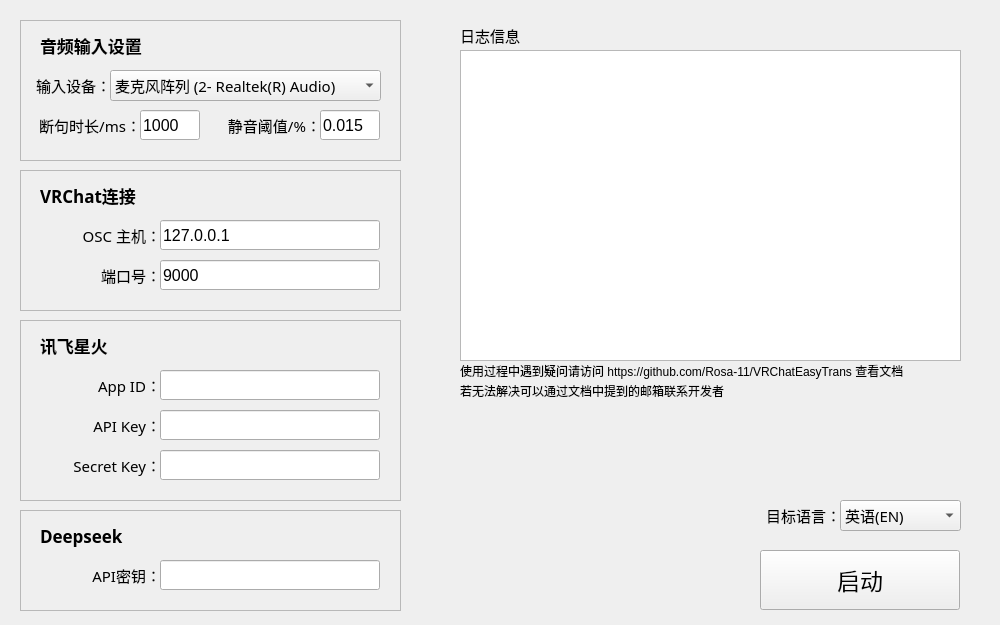
<?xml version="1.0" encoding="UTF-8"?>
<ui version="4.0">
 <class>MainWindow</class>
 <widget class="QMainWindow" name="MainWindow">
  <property name="geometry">
   <rect>
    <x>0</x>
    <y>0</y>
    <width>1000</width>
    <height>625</height>
   </rect>
  </property>
  <property name="sizePolicy">
   <sizepolicy hsizetype="Fixed" vsizetype="Fixed">
    <horstretch>0</horstretch>
    <verstretch>0</verstretch>
   </sizepolicy>
  </property>
  <property name="minimumSize">
   <size>
    <width>1000</width>
    <height>625</height>
   </size>
  </property>
  <property name="maximumSize">
   <size>
    <width>1000</width>
    <height>625</height>
   </size>
  </property>
  <property name="cursor">
   <cursorShape>ArrowCursor</cursorShape>
  </property>
  <property name="windowTitle">
   <string>VRCEasyTrans</string>
  </property>
  <widget class="QWidget" name="centralwidget">
   <widget class="QPushButton" name="launchButton">
    <property name="geometry">
     <rect>
      <x>760</x>
      <y>550</y>
      <width>200</width>
      <height>60</height>
     </rect>
    </property>
    <property name="sizePolicy">
     <sizepolicy hsizetype="Fixed" vsizetype="Fixed">
      <horstretch>0</horstretch>
      <verstretch>0</verstretch>
     </sizepolicy>
    </property>
    <property name="minimumSize">
     <size>
      <width>200</width>
      <height>60</height>
     </size>
    </property>
    <property name="maximumSize">
     <size>
      <width>200</width>
      <height>60</height>
     </size>
    </property>
    <property name="baseSize">
     <size>
      <width>180</width>
      <height>50</height>
     </size>
    </property>
    <property name="font">
     <font>
      <family>微软雅黑</family>
      <pointsize>17</pointsize>
      <bold>false</bold>
      <kerning>true</kerning>
     </font>
    </property>
    <property name="cursor">
     <cursorShape>PointingHandCursor</cursorShape>
    </property>
    <property name="text">
     <string>       启动       </string>
    </property>
   </widget>
   <widget class="QFrame" name="oscFrame">
    <property name="geometry">
     <rect>
      <x>20</x>
      <y>170</y>
      <width>381</width>
      <height>141</height>
     </rect>
    </property>
    <property name="frameShape">
     <enum>QFrame::Shape::StyledPanel</enum>
    </property>
    <property name="frameShadow">
     <enum>QFrame::Shadow::Plain</enum>
    </property>
    <widget class="QLabel" name="label_4">
     <property name="geometry">
      <rect>
       <x>20</x>
       <y>10</y>
       <width>151</width>
       <height>31</height>
      </rect>
     </property>
     <property name="font">
      <font>
       <family>微软雅黑</family>
       <pointsize>13</pointsize>
       <bold>true</bold>
      </font>
     </property>
     <property name="text">
      <string>VRChat连接</string>
     </property>
     <property name="alignment">
      <set>Qt::AlignmentFlag::AlignLeading|Qt::AlignmentFlag::AlignLeft|Qt::AlignmentFlag::AlignVCenter</set>
     </property>
    </widget>
    <widget class="QLabel" name="label_3">
     <property name="geometry">
      <rect>
       <x>60</x>
       <y>90</y>
       <width>81</width>
       <height>31</height>
      </rect>
     </property>
     <property name="font">
      <font>
       <family>微软雅黑</family>
       <pointsize>11</pointsize>
       <bold>false</bold>
      </font>
     </property>
     <property name="text">
      <string>端口号：</string>
     </property>
     <property name="alignment">
      <set>Qt::AlignmentFlag::AlignRight|Qt::AlignmentFlag::AlignTrailing|Qt::AlignmentFlag::AlignVCenter</set>
     </property>
    </widget>
    <widget class="QLabel" name="label_2">
     <property name="geometry">
      <rect>
       <x>60</x>
       <y>50</y>
       <width>81</width>
       <height>31</height>
      </rect>
     </property>
     <property name="font">
      <font>
       <family>微软雅黑</family>
       <pointsize>11</pointsize>
       <bold>false</bold>
      </font>
     </property>
     <property name="text">
      <string>OSC 主机：</string>
     </property>
     <property name="alignment">
      <set>Qt::AlignmentFlag::AlignRight|Qt::AlignmentFlag::AlignTrailing|Qt::AlignmentFlag::AlignVCenter</set>
     </property>
    </widget>
    <widget class="QLineEdit" name="oscPortInput">
     <property name="geometry">
      <rect>
       <x>140</x>
       <y>90</y>
       <width>220</width>
       <height>30</height>
      </rect>
     </property>
     <property name="sizePolicy">
      <sizepolicy hsizetype="Fixed" vsizetype="Fixed">
       <horstretch>0</horstretch>
       <verstretch>0</verstretch>
      </sizepolicy>
     </property>
     <property name="minimumSize">
      <size>
       <width>149</width>
       <height>30</height>
      </size>
     </property>
     <property name="maximumSize">
      <size>
       <width>220</width>
       <height>30</height>
      </size>
     </property>
     <property name="font">
      <font>
       <pointsize>12</pointsize>
      </font>
     </property>
     <property name="text">
      <string>9000</string>
     </property>
     <property name="maxLength">
      <number>60</number>
     </property>
    </widget>
    <widget class="QLineEdit" name="oscHostInput">
     <property name="geometry">
      <rect>
       <x>140</x>
       <y>50</y>
       <width>220</width>
       <height>30</height>
      </rect>
     </property>
     <property name="sizePolicy">
      <sizepolicy hsizetype="Fixed" vsizetype="Fixed">
       <horstretch>0</horstretch>
       <verstretch>0</verstretch>
      </sizepolicy>
     </property>
     <property name="minimumSize">
      <size>
       <width>149</width>
       <height>30</height>
      </size>
     </property>
     <property name="maximumSize">
      <size>
       <width>220</width>
       <height>30</height>
      </size>
     </property>
     <property name="font">
      <font>
       <pointsize>12</pointsize>
      </font>
     </property>
     <property name="text">
      <string>127.0.0.1</string>
     </property>
     <property name="maxLength">
      <number>60</number>
     </property>
    </widget>
   </widget>
   <widget class="QFrame" name="deepseekFrame">
    <property name="geometry">
     <rect>
      <x>20</x>
      <y>510</y>
      <width>381</width>
      <height>101</height>
     </rect>
    </property>
    <property name="frameShape">
     <enum>QFrame::Shape::StyledPanel</enum>
    </property>
    <property name="frameShadow">
     <enum>QFrame::Shadow::Plain</enum>
    </property>
    <widget class="QLabel" name="label_11">
     <property name="geometry">
      <rect>
       <x>20</x>
       <y>10</y>
       <width>151</width>
       <height>31</height>
      </rect>
     </property>
     <property name="font">
      <font>
       <family>微软雅黑</family>
       <pointsize>13</pointsize>
       <bold>true</bold>
      </font>
     </property>
     <property name="text">
      <string>Deepseek</string>
     </property>
     <property name="alignment">
      <set>Qt::AlignmentFlag::AlignLeading|Qt::AlignmentFlag::AlignLeft|Qt::AlignmentFlag::AlignVCenter</set>
     </property>
    </widget>
    <widget class="QLineEdit" name="DeepseekApiKeyInput">
     <property name="geometry">
      <rect>
       <x>140</x>
       <y>50</y>
       <width>220</width>
       <height>30</height>
      </rect>
     </property>
     <property name="sizePolicy">
      <sizepolicy hsizetype="Fixed" vsizetype="Fixed">
       <horstretch>0</horstretch>
       <verstretch>0</verstretch>
      </sizepolicy>
     </property>
     <property name="minimumSize">
      <size>
       <width>149</width>
       <height>30</height>
      </size>
     </property>
     <property name="maximumSize">
      <size>
       <width>220</width>
       <height>30</height>
      </size>
     </property>
     <property name="font">
      <font>
       <pointsize>12</pointsize>
      </font>
     </property>
     <property name="echoMode">
      <enum>QLineEdit::EchoMode::Password</enum>
     </property>
    </widget>
    <widget class="QLabel" name="label">
     <property name="geometry">
      <rect>
       <x>60</x>
       <y>50</y>
       <width>81</width>
       <height>31</height>
      </rect>
     </property>
     <property name="font">
      <font>
       <family>微软雅黑</family>
       <pointsize>11</pointsize>
       <bold>false</bold>
      </font>
     </property>
     <property name="text">
      <string>API密钥：</string>
     </property>
     <property name="alignment">
      <set>Qt::AlignmentFlag::AlignRight|Qt::AlignmentFlag::AlignTrailing|Qt::AlignmentFlag::AlignVCenter</set>
     </property>
    </widget>
   </widget>
   <widget class="QFrame" name="frame_2">
    <property name="geometry">
     <rect>
      <x>20</x>
      <y>20</y>
      <width>381</width>
      <height>141</height>
     </rect>
    </property>
    <property name="frameShape">
     <enum>QFrame::Shape::StyledPanel</enum>
    </property>
    <property name="frameShadow">
     <enum>QFrame::Shadow::Raised</enum>
    </property>
    <widget class="QComboBox" name="deviceCombo">
     <property name="geometry">
      <rect>
       <x>90</x>
       <y>50</y>
       <width>271</width>
       <height>31</height>
      </rect>
     </property>
     <property name="font">
      <font>
       <family>微软雅黑</family>
       <pointsize>11</pointsize>
      </font>
     </property>
     <property name="editable">
      <bool>false</bool>
     </property>
     <property name="currentText">
      <string>麦克风阵列 (2- Realtek(R) Audio)</string>
     </property>
     <property name="iconSize">
      <size>
       <width>16</width>
       <height>16</height>
      </size>
     </property>
     <property name="modelColumn">
      <number>0</number>
     </property>
     <item>
      <property name="text">
       <string>麦克风阵列 (2- Realtek(R) Audio)</string>
      </property>
     </item>
    </widget>
    <widget class="QLabel" name="label_8">
     <property name="geometry">
      <rect>
       <x>20</x>
       <y>10</y>
       <width>151</width>
       <height>31</height>
      </rect>
     </property>
     <property name="font">
      <font>
       <family>微软雅黑</family>
       <pointsize>13</pointsize>
       <bold>true</bold>
      </font>
     </property>
     <property name="text">
      <string>音频输入设置</string>
     </property>
     <property name="alignment">
      <set>Qt::AlignmentFlag::AlignLeading|Qt::AlignmentFlag::AlignLeft|Qt::AlignmentFlag::AlignVCenter</set>
     </property>
    </widget>
    <widget class="QLabel" name="label_9">
     <property name="geometry">
      <rect>
       <x>-20</x>
       <y>50</y>
       <width>111</width>
       <height>31</height>
      </rect>
     </property>
     <property name="font">
      <font>
       <family>微软雅黑</family>
       <pointsize>11</pointsize>
       <bold>false</bold>
      </font>
     </property>
     <property name="text">
      <string>输入设备：</string>
     </property>
     <property name="alignment">
      <set>Qt::AlignmentFlag::AlignRight|Qt::AlignmentFlag::AlignTrailing|Qt::AlignmentFlag::AlignVCenter</set>
     </property>
    </widget>
    <widget class="QLabel" name="label_10">
     <property name="geometry">
      <rect>
       <x>0</x>
       <y>90</y>
       <width>121</width>
       <height>31</height>
      </rect>
     </property>
     <property name="font">
      <font>
       <family>微软雅黑</family>
       <pointsize>11</pointsize>
       <bold>false</bold>
      </font>
     </property>
     <property name="text">
      <string>断句时长/ms：</string>
     </property>
     <property name="alignment">
      <set>Qt::AlignmentFlag::AlignRight|Qt::AlignmentFlag::AlignTrailing|Qt::AlignmentFlag::AlignVCenter</set>
     </property>
    </widget>
    <widget class="QLabel" name="label_12">
     <property name="geometry">
      <rect>
       <x>180</x>
       <y>90</y>
       <width>121</width>
       <height>31</height>
      </rect>
     </property>
     <property name="font">
      <font>
       <family>微软雅黑</family>
       <pointsize>11</pointsize>
       <bold>false</bold>
      </font>
     </property>
     <property name="text">
      <string>静音阈值/%：</string>
     </property>
     <property name="alignment">
      <set>Qt::AlignmentFlag::AlignRight|Qt::AlignmentFlag::AlignTrailing|Qt::AlignmentFlag::AlignVCenter</set>
     </property>
    </widget>
    <widget class="QLineEdit" name="silentTimeInput">
     <property name="geometry">
      <rect>
       <x>120</x>
       <y>90</y>
       <width>60</width>
       <height>30</height>
      </rect>
     </property>
     <property name="sizePolicy">
      <sizepolicy hsizetype="Fixed" vsizetype="Fixed">
       <horstretch>0</horstretch>
       <verstretch>0</verstretch>
      </sizepolicy>
     </property>
     <property name="minimumSize">
      <size>
       <width>60</width>
       <height>30</height>
      </size>
     </property>
     <property name="maximumSize">
      <size>
       <width>50</width>
       <height>30</height>
      </size>
     </property>
     <property name="font">
      <font>
       <pointsize>12</pointsize>
      </font>
     </property>
     <property name="inputMethodHints">
      <set>Qt::InputMethodHint::ImhPreferNumbers</set>
     </property>
     <property name="inputMask">
      <string notr="true"/>
     </property>
     <property name="text">
      <string notr="true">1000</string>
     </property>
     <property name="maxLength">
      <number>10</number>
     </property>
     <property name="cursorPosition">
      <number>4</number>
     </property>
     <property name="placeholderText">
      <string notr="true"/>
     </property>
    </widget>
    <widget class="QLineEdit" name="vadInput">
     <property name="geometry">
      <rect>
       <x>300</x>
       <y>90</y>
       <width>60</width>
       <height>30</height>
      </rect>
     </property>
     <property name="sizePolicy">
      <sizepolicy hsizetype="Fixed" vsizetype="Fixed">
       <horstretch>0</horstretch>
       <verstretch>0</verstretch>
      </sizepolicy>
     </property>
     <property name="minimumSize">
      <size>
       <width>60</width>
       <height>30</height>
      </size>
     </property>
     <property name="maximumSize">
      <size>
       <width>220</width>
       <height>30</height>
      </size>
     </property>
     <property name="font">
      <font>
       <pointsize>12</pointsize>
      </font>
     </property>
     <property name="inputMethodHints">
      <set>Qt::InputMethodHint::ImhPreferNumbers</set>
     </property>
     <property name="inputMask">
      <string notr="true"/>
     </property>
     <property name="text">
      <string notr="true">0.015</string>
     </property>
     <property name="maxLength">
      <number>10</number>
     </property>
     <property name="cursorPosition">
      <number>5</number>
     </property>
     <property name="placeholderText">
      <string notr="true"/>
     </property>
    </widget>
   </widget>
   <widget class="QComboBox" name="languageCombo">
    <property name="geometry">
     <rect>
      <x>840</x>
      <y>500</y>
      <width>121</width>
      <height>31</height>
     </rect>
    </property>
    <property name="font">
     <font>
      <family>微软雅黑</family>
      <pointsize>11</pointsize>
     </font>
    </property>
    <property name="editable">
     <bool>false</bool>
    </property>
    <property name="currentText">
     <string>英语(EN)</string>
    </property>
    <property name="iconSize">
     <size>
      <width>16</width>
      <height>16</height>
     </size>
    </property>
    <property name="modelColumn">
     <number>0</number>
    </property>
    <item>
     <property name="text">
      <string>英语(EN)</string>
     </property>
    </item>
    <item>
     <property name="text">
      <string>日语(JP)</string>
     </property>
    </item>
    <item>
     <property name="text">
      <string>韩语(KO)</string>
     </property>
    </item>
    <item>
     <property name="text">
      <string>俄语(RU)</string>
     </property>
    </item>
    <item>
     <property name="text">
      <string>法语(FR)</string>
     </property>
    </item>
    <item>
     <property name="text">
      <string>德语(GE)</string>
     </property>
    </item>
    <item>
     <property name="text">
      <string>西班牙语(ES)</string>
     </property>
    </item>
   </widget>
   <widget class="QLabel" name="label_6">
    <property name="geometry">
     <rect>
      <x>760</x>
      <y>500</y>
      <width>81</width>
      <height>31</height>
     </rect>
    </property>
    <property name="font">
     <font>
      <family>微软雅黑</family>
      <pointsize>11</pointsize>
      <bold>false</bold>
     </font>
    </property>
    <property name="text">
     <string>目标语言：</string>
    </property>
    <property name="alignment">
     <set>Qt::AlignmentFlag::AlignRight|Qt::AlignmentFlag::AlignTrailing|Qt::AlignmentFlag::AlignVCenter</set>
    </property>
   </widget>
   <widget class="QFrame" name="deepseekFrame_2">
    <property name="geometry">
     <rect>
      <x>20</x>
      <y>320</y>
      <width>381</width>
      <height>181</height>
     </rect>
    </property>
    <property name="frameShape">
     <enum>QFrame::Shape::StyledPanel</enum>
    </property>
    <property name="frameShadow">
     <enum>QFrame::Shadow::Plain</enum>
    </property>
    <widget class="QLabel" name="label_13">
     <property name="geometry">
      <rect>
       <x>20</x>
       <y>10</y>
       <width>151</width>
       <height>31</height>
      </rect>
     </property>
     <property name="font">
      <font>
       <family>微软雅黑</family>
       <pointsize>13</pointsize>
       <bold>true</bold>
      </font>
     </property>
     <property name="text">
      <string>讯飞星火</string>
     </property>
     <property name="alignment">
      <set>Qt::AlignmentFlag::AlignLeading|Qt::AlignmentFlag::AlignLeft|Qt::AlignmentFlag::AlignVCenter</set>
     </property>
    </widget>
    <widget class="QLineEdit" name="ApiKeyInput">
     <property name="geometry">
      <rect>
       <x>140</x>
       <y>90</y>
       <width>220</width>
       <height>30</height>
      </rect>
     </property>
     <property name="sizePolicy">
      <sizepolicy hsizetype="Fixed" vsizetype="Fixed">
       <horstretch>0</horstretch>
       <verstretch>0</verstretch>
      </sizepolicy>
     </property>
     <property name="minimumSize">
      <size>
       <width>149</width>
       <height>30</height>
      </size>
     </property>
     <property name="maximumSize">
      <size>
       <width>220</width>
       <height>30</height>
      </size>
     </property>
     <property name="font">
      <font>
       <pointsize>12</pointsize>
      </font>
     </property>
     <property name="echoMode">
      <enum>QLineEdit::EchoMode::Password</enum>
     </property>
    </widget>
    <widget class="QLabel" name="label_5">
     <property name="geometry">
      <rect>
       <x>20</x>
       <y>90</y>
       <width>121</width>
       <height>31</height>
      </rect>
     </property>
     <property name="font">
      <font>
       <family>微软雅黑</family>
       <pointsize>11</pointsize>
       <bold>false</bold>
      </font>
     </property>
     <property name="text">
      <string>API Key：</string>
     </property>
     <property name="alignment">
      <set>Qt::AlignmentFlag::AlignRight|Qt::AlignmentFlag::AlignTrailing|Qt::AlignmentFlag::AlignVCenter</set>
     </property>
    </widget>
    <widget class="QLineEdit" name="SecretKeyInput">
     <property name="geometry">
      <rect>
       <x>140</x>
       <y>130</y>
       <width>220</width>
       <height>30</height>
      </rect>
     </property>
     <property name="sizePolicy">
      <sizepolicy hsizetype="Fixed" vsizetype="Fixed">
       <horstretch>0</horstretch>
       <verstretch>0</verstretch>
      </sizepolicy>
     </property>
     <property name="minimumSize">
      <size>
       <width>149</width>
       <height>30</height>
      </size>
     </property>
     <property name="maximumSize">
      <size>
       <width>220</width>
       <height>30</height>
      </size>
     </property>
     <property name="font">
      <font>
       <pointsize>12</pointsize>
      </font>
     </property>
     <property name="echoMode">
      <enum>QLineEdit::EchoMode::Password</enum>
     </property>
    </widget>
    <widget class="QLabel" name="label_7">
     <property name="geometry">
      <rect>
       <x>20</x>
       <y>130</y>
       <width>121</width>
       <height>31</height>
      </rect>
     </property>
     <property name="font">
      <font>
       <family>微软雅黑</family>
       <pointsize>11</pointsize>
       <bold>false</bold>
      </font>
     </property>
     <property name="text">
      <string>Secret Key：</string>
     </property>
     <property name="alignment">
      <set>Qt::AlignmentFlag::AlignRight|Qt::AlignmentFlag::AlignTrailing|Qt::AlignmentFlag::AlignVCenter</set>
     </property>
    </widget>
    <widget class="QLineEdit" name="AppIdInput">
     <property name="geometry">
      <rect>
       <x>140</x>
       <y>50</y>
       <width>220</width>
       <height>30</height>
      </rect>
     </property>
     <property name="sizePolicy">
      <sizepolicy hsizetype="Fixed" vsizetype="Fixed">
       <horstretch>0</horstretch>
       <verstretch>0</verstretch>
      </sizepolicy>
     </property>
     <property name="minimumSize">
      <size>
       <width>149</width>
       <height>30</height>
      </size>
     </property>
     <property name="maximumSize">
      <size>
       <width>220</width>
       <height>30</height>
      </size>
     </property>
     <property name="font">
      <font>
       <pointsize>12</pointsize>
      </font>
     </property>
     <property name="inputMask">
      <string notr="true"/>
     </property>
     <property name="text">
      <string notr="true"/>
     </property>
     <property name="frame">
      <bool>true</bool>
     </property>
     <property name="echoMode">
      <enum>QLineEdit::EchoMode::Password</enum>
     </property>
     <property name="clearButtonEnabled">
      <bool>false</bool>
     </property>
    </widget>
    <widget class="QLabel" name="label_14">
     <property name="geometry">
      <rect>
       <x>20</x>
       <y>50</y>
       <width>121</width>
       <height>31</height>
      </rect>
     </property>
     <property name="font">
      <font>
       <family>微软雅黑</family>
       <pointsize>11</pointsize>
       <bold>false</bold>
      </font>
     </property>
     <property name="text">
      <string>App ID：</string>
     </property>
     <property name="alignment">
      <set>Qt::AlignmentFlag::AlignRight|Qt::AlignmentFlag::AlignTrailing|Qt::AlignmentFlag::AlignVCenter</set>
     </property>
    </widget>
   </widget>
   <widget class="QTextEdit" name="debug">
    <property name="geometry">
     <rect>
      <x>460</x>
      <y>50</y>
      <width>501</width>
      <height>311</height>
     </rect>
    </property>
    <property name="frameShadow">
     <enum>QFrame::Shadow::Plain</enum>
    </property>
    <property name="documentTitle">
     <string notr="true"/>
    </property>
    <property name="undoRedoEnabled">
     <bool>false</bool>
    </property>
    <property name="textInteractionFlags">
     <set>Qt::TextInteractionFlag::TextSelectableByKeyboard|Qt::TextInteractionFlag::TextSelectableByMouse</set>
    </property>
   </widget>
   <widget class="QLabel" name="label_15">
    <property name="geometry">
     <rect>
      <x>460</x>
      <y>20</y>
      <width>121</width>
      <height>31</height>
     </rect>
    </property>
    <property name="font">
     <font>
      <family>微软雅黑</family>
      <pointsize>11</pointsize>
      <bold>false</bold>
     </font>
    </property>
    <property name="text">
     <string>日志信息</string>
    </property>
    <property name="alignment">
     <set>Qt::AlignmentFlag::AlignLeading|Qt::AlignmentFlag::AlignLeft|Qt::AlignmentFlag::AlignVCenter</set>
    </property>
   </widget>
   <widget class="QLabel" name="label_16">
    <property name="geometry">
     <rect>
      <x>460</x>
      <y>360</y>
      <width>501</width>
      <height>21</height>
     </rect>
    </property>
    <property name="font">
     <font>
      <pointsize>9</pointsize>
     </font>
    </property>
    <property name="text">
     <string>使用过程中遇到疑问请访问 https://github.com/Rosa-11/VRChatEasyTrans 查看文档</string>
    </property>
   </widget>
   <widget class="QLabel" name="label_17">
    <property name="geometry">
     <rect>
      <x>460</x>
      <y>380</y>
      <width>501</width>
      <height>21</height>
     </rect>
    </property>
    <property name="font">
     <font>
      <pointsize>9</pointsize>
     </font>
    </property>
    <property name="text">
     <string>若无法解决可以通过文档中提到的邮箱联系开发者</string>
    </property>
   </widget>
   <zorder>deepseekFrame</zorder>
   <zorder>oscFrame</zorder>
   <zorder>launchButton</zorder>
   <zorder>frame_2</zorder>
   <zorder>languageCombo</zorder>
   <zorder>label_6</zorder>
   <zorder>deepseekFrame_2</zorder>
   <zorder>debug</zorder>
   <zorder>label_15</zorder>
   <zorder>label_16</zorder>
   <zorder>label_17</zorder>
  </widget>
  <widget class="QMenuBar" name="menubar">
   <property name="geometry">
    <rect>
     <x>0</x>
     <y>0</y>
     <width>1000</width>
     <height>17</height>
    </rect>
   </property>
  </widget>
 </widget>
 <resources/>
 <connections/>
</ui>
